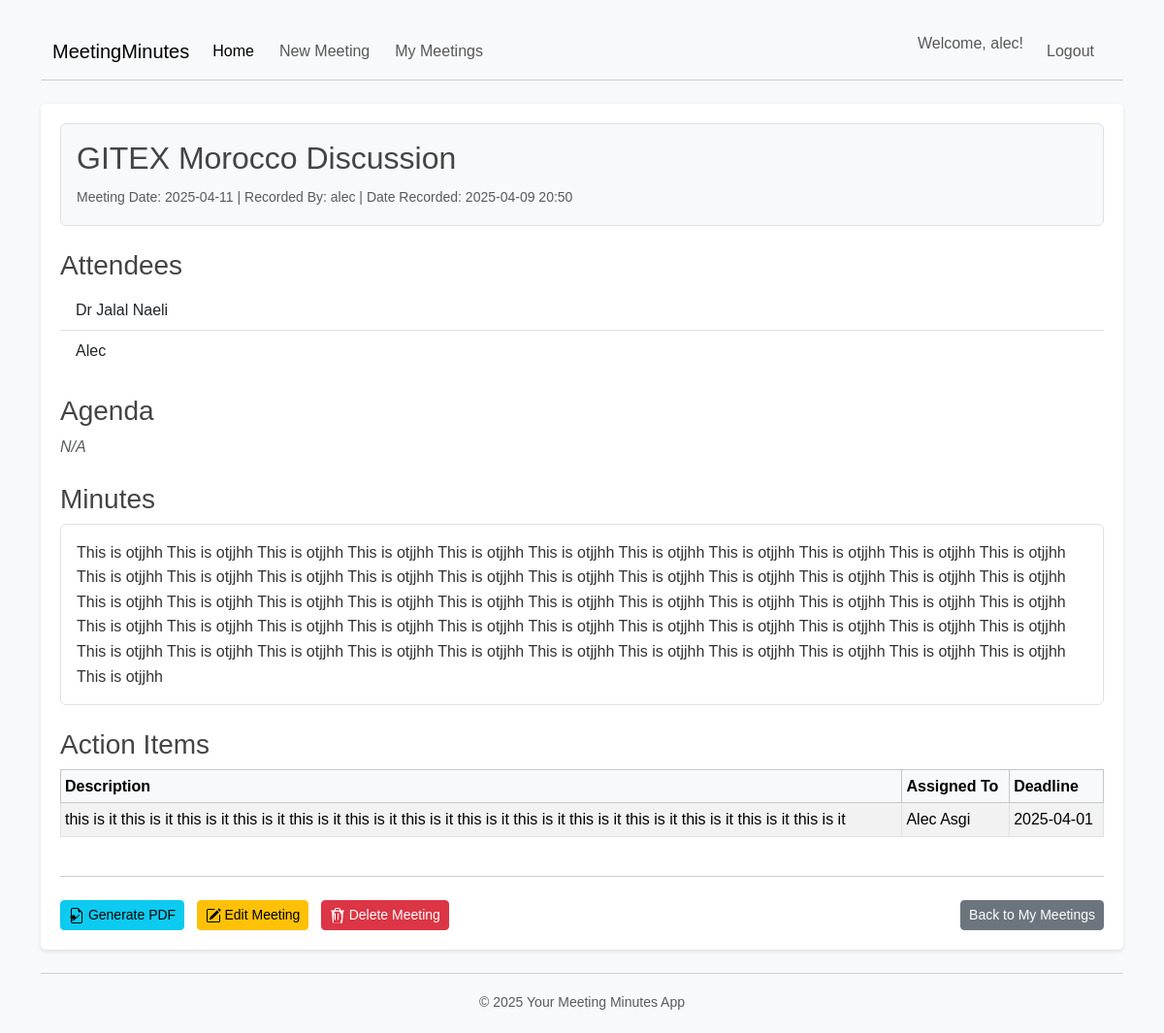
The app's page /meeting/22 (signed in) with its own data.
### app.py (models this page shows, shortened)
class User(db.Model, UserMixin):
    id = db.Column(db.Integer, primary_key=True)
    username = db.Column(db.String(20), unique=True, nullable=False)
    password_hash = db.Column(db.String(60), nullable=False)
    meetings = db.relationship('Meeting', backref='author', lazy=True)
    pass

class Meeting(db.Model):
    id = db.Column(db.Integer, primary_key=True)
    title = db.Column(db.String(100), nullable=False) # Meeting title, required
    meeting_date = db.Column(db.DateTime, nullable=False, default=datetime.datetime.utcnow)
    attendees = db.Column(db.Text, nullable=True) # Optional for now
    agenda = db.Column(db.Text, nullable=False) # Required
    minutes = db.Column(db.Text, nullable=True) # Optional
    action_items = db.Column(db.Text, nullable=True) # Optional
    date_posted = db.Column(db.DateTime, nullable=False, default=datetime.datetime.utcnow)
    user_id = db.Column(db.Integer, db.ForeignKey('user.id'), nullable=False)

### app.py (the view)
@app.route("/meeting/<int:meeting_id>")
@login_required
def meeting_detail(meeting_id):
    meeting = Meeting.query.get_or_404(meeting_id)
    if meeting.author != current_user:
        abort(403)
    try:
        agenda_list = json.loads(meeting.agenda or '[]')
        if not isinstance(agenda_list, list): agenda_list = []
    except (json.JSONDecodeError, TypeError):
        agenda_list = []
    try:
        attendees_list = json.loads(meeting.attendees or '[]')
        if not isinstance(attendees_list, list): attendees_list = []
    except (json.JSONDecodeError, TypeError):
        attendees_list = []
    try:
        action_items_list = json.loads(meeting.action_items or '[]')
        if not isinstance(action_items_list, list): action_items_list = []
    except (json.JSONDecodeError, TypeError):
        action_items_list = []
    return render_template('meeting_detail.html', title=meeting.title, meeting=meeting,
                           agenda_list=agenda_list,
                           attendees_list=attendees_list,
                           action_items_list=action_items_list) # Pass action_items_list

### app.py (called while the page is built)
@login_manager.user_loader
def load_user(user_id):
    return User.query.get(int(user_id))

### templates/meeting_detail.html (shortened to what this page needs)
{% extends "base.html" %}
{% block content %}
    <div class="bg-light p-3 rounded mb-4 border">
        <div class="d-flex justify-content-between align-items-center mb-2">
            <h2 class="mb-0">{{ meeting.title }}</h2>
        </div>
        <p class="text-muted mb-0">
            <small>
                Meeting Date: {{ meeting.meeting_date.strftime('%Y-%m-%d') }} |
                Recorded By: {{ meeting.author.username }} |
                Date Recorded: {{ meeting.date_posted.strftime('%Y-%m-%d %H:%M') }}
            </small>
        </p>
    </div>
    <section class="mb-4">
        <h3>Attendees</h3>
        {% if attendees_list %}
            <ul class="list-group list-group-flush">
                {% for person in attendees_list %}
                    <li class="list-group-item">{{ person }}</li>
                {% endfor %}
            </ul>
        {% else %}
            <p class="text-muted fst-italic">N/A</p>
        {% endif %}
    </section>
    <section class="mb-4">
        <h3>Agenda</h3>
        {% if agenda_list %}
             <ul class="list-group list-group-flush">
                {% for item in agenda_list %}
                    <li class="list-group-item">{{ item }}</li>
                {% endfor %}
            </ul>
        {% else %}
            <p class="text-muted fst-italic">N/A</p>
        {% endif %}
    </section>
    {% if meeting.minutes %}
    <section class="mb-4">
        <h3>Minutes</h3>
        <div class="p-3 border rounded bg-white">
             {{ meeting.minutes.replace('\n', '<br>') | safe }}
        </div>
    </section>
    {% endif %}
    <section class="mb-4">
        <h3>Action Items</h3>
        {% if action_items_list %}
            <div class="table-responsive">
                <table class="table table-sm table-striped table-bordered">
                    <thead class="table-light">
                        <tr>
                            <th scope="col">Description</th>
                            <th scope="col">Assigned To</th>
                            <th scope="col">Deadline</th>
                        </tr>
                    </thead>
                    <tbody>
                        {% for item in action_items_list %}
                            <tr>
                                <td>{{ item.get('description', '') }}</td>
                                <td>{{ item.get('assigned_to', '') }}</td>
                                <td>{{ item.get('deadline', '') }}</td>
                            </tr>
                        {% endfor %}
                    </tbody>
                </table>
            </div>
        {% else %}
            <p class="text-muted fst-italic">N/A</p>
        {% endif %}
    </section>
    <hr>
    <div class="mt-4 d-flex justify-content-between">
        <div>
            <a href="{{ url_for('generate_meeting_pdf', meeting_id=meeting.id) }}" class="btn btn-info btn-sm me-2">
                Generate PDF
            </a>
            <a href="{{ url_for('edit_meeting', meeting_id=meeting.id) }}" class="btn btn-warning btn-sm me-2">
                 Edit Meeting
            </a>
            <form method="POST" action="{{ url_for('delete_meeting', meeting_id=meeting.id) }}" style="display:inline;">
                <button type="submit" class="btn btn-danger btn-sm"
                       onclick="return confirm('Are you sure you want to delete this meeting? This cannot be undone.');">
                       Delete Meeting
                </button>
            </form>
        </div>
        <div>
            <a href="{{ url_for('meetings_list') }}" class="btn btn-secondary btn-sm">Back to My Meetings</a>
        </div>
    </div>
{% endblock %}

### templates/base.html (shortened to what this page needs)
<!DOCTYPE html>
<html lang="en">
<head>
    <link href="https://cdn.jsdelivr.net/npm/bootstrap@5.3.3/dist/css/bootstrap.min.css" rel="stylesheet">
    <link rel="stylesheet" type="text/css" href="{{ url_for('static', filename='css/main.css') }}">
</head>
<body>
    <div class="container mt-4">
        <header>
            <nav class="navbar navbar-expand-lg navbar-light bg-light mb-4">
              <div class="container-fluid">
                <a class="navbar-brand" href="{{ url_for('index') }}">MeetingMinutes</a>
                <div class="collapse navbar-collapse" id="navbarNav">
                  <ul class="navbar-nav me-auto mb-2 mb-lg-0">
                    <li class="nav-item">
                      <a class="nav-link active" aria-current="page" href="{{ url_for('index') }}">Home</a>
                    </li>
                    {% if current_user.is_authenticated %}
                    <li class="nav-item">
                      <a class="nav-link" href="{{ url_for('new_meeting') }}">New Meeting</a>
                    </li>
                    <li class="nav-item">
                      <a class="nav-link" href="{{ url_for('meetings_list') }}">My Meetings</a>
                    </li>
                    {% endif %}
                  </ul>
                  <ul class="navbar-nav ms-auto mb-2 mb-lg-0">
                    {% if current_user.is_authenticated %}
                        <li class="nav-item">
                            <span class="navbar-text me-3">
                                Welcome, {{ current_user.username }}!
                            </span>
                        </li>
                         <li class="nav-item">
                            <a class="nav-link" href="{{ url_for('logout') }}">Logout</a>
                        </li>
                    {% endif %}
                  </ul>
                </div>
              </div>
            </nav>
        </header>
        <main role="main">
            {% block content %}{% endblock %}
        </main>
        <footer class="mt-4 text-center text-muted">
            <hr>
            <p><small>&copy; <span id="footer-year"></span> Your Meeting Minutes App</small></p>
        </footer>
    </div>
</body>
</html>

### static/css/main.css (style rules this page uses)
body { font-family: sans-serif; margin: 20px; line-height: 1.6; background-color: #f8f9fa; color: #333; }
header nav { margin-bottom: 15px; padding-bottom: 10px; border-bottom: 1px solid #ccc; }
header nav a { text-decoration: none; color: #007bff; margin-right: 10px; }
header nav span { margin-right: 10px; color: #555; }
main { background-color: #ffffff; padding: 20px; border-radius: 5px; box-shadow: 0 2px 4px rgba(0,0,0,0.1); }
h1, h2, h3 { color: #444; }
footer { margin-top: 30px; text-align: center; color: #777; }

### records on screen
User: username "alec", author.username "alec"
Meeting: title "GITEX Morocco Discussion", meeting_date "2025-04-11", date_posted "2025-04-09 20:50", minutes.replace "This is otjjhh This is otjjhh This is otjjhh This is otjjhh This is otjjhh This is otjjhh This is otjjhh This is otjjhh This is otjjhh This is otjjhh This is otjjhh This is otjjhh This is otjjhh This is otjjhh This is otjjhh This is otjjhh This is otjjhh This is otjjhh This is otjjhh This is otjjhh This is otjjhh This is otjjhh This is otjjhh This is otjjhh This is otjjhh This is otjjhh This is otjjhh This is otjjhh This is otjjhh This is otjjhh This is otjjhh This is otjjhh This is otjjhh This is otjjhh This is otjjhh This is otjjhh This is otjjhh This is otjjhh This is otjjhh This is otjjhh This is otjjhh This is otjjhh This is otjjhh This is otjjhh This is otjjhh This is otjjhh This is…"

### other values on screen
{{ person }} "Dr Jalal Naeli" "Alec"
{{ item.get('description', '') }} "this is it this is it this is it this is it this is it this is it this is it this is it this is it this is it this is it this is it this is it this is it"
{{ item.get('assigned_to', '') }} "Alec Asgi"
{{ item.get('deadline', '') }} "2025-04-01"
